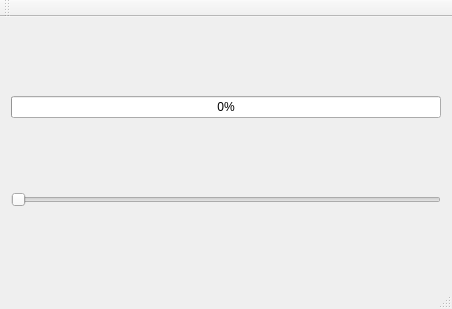
<?xml version="1.0" encoding="UTF-8"?>
<ui version="4.0">
 <class>MainWindow</class>
 <widget class="QMainWindow" name="MainWindow">
  <property name="geometry">
   <rect>
    <x>0</x>
    <y>0</y>
    <width>452</width>
    <height>309</height>
   </rect>
  </property>
  <property name="windowTitle">
   <string>MainWindow</string>
  </property>
  <widget class="QWidget" name="centralWidget">
   <layout class="QVBoxLayout" name="verticalLayout">
    <item>
     <widget class="QProgressBar" name="progressBar">
      <property name="value">
       <number>0</number>
      </property>
     </widget>
    </item>
    <item>
     <widget class="QSlider" name="horizontalSlider">
      <property name="maximum">
       <number>100</number>
      </property>
      <property name="orientation">
       <enum>Qt::Horizontal</enum>
      </property>
     </widget>
    </item>
   </layout>
  </widget>
  <widget class="QMenuBar" name="menuBar">
   <property name="geometry">
    <rect>
     <x>0</x>
     <y>0</y>
     <width>452</width>
     <height>21</height>
    </rect>
   </property>
  </widget>
  <widget class="QToolBar" name="mainToolBar">
   <attribute name="toolBarArea">
    <enum>TopToolBarArea</enum>
   </attribute>
   <attribute name="toolBarBreak">
    <bool>false</bool>
   </attribute>
  </widget>
  <widget class="QStatusBar" name="statusBar"/>
 </widget>
 <layoutdefault spacing="6" margin="11"/>
 <resources/>
 <connections/>
</ui>
